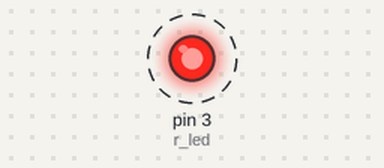
Recording of a sketch running on a simulated Arduino Uno, built with avr-gcc and run on an emulated ATmega328P. Parts: output pins drawn as LEDs (lit = HIGH). Dashed ring = blinking.

Above: at 0.5 s.
Timing chart, 0 to 4.6 s (numbered marks = the images above):
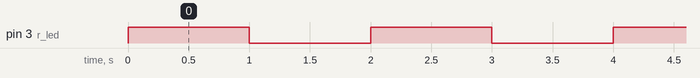

The sketch:

_2nd_porgrm.ino
```cpp
int r_led = 3;
void setup()
{
  pinMode(r_led,OUTPUT);
}
void loop()
{
  digitalWrite(r_led,HIGH);
  delay(1000);
  digitalWrite(r_led,LOW);
  delay(1000);

}
```

Measured:
- by itself, pin 3 (r_led): alternates HIGH for 1.0 s and LOW for 1.0 s
